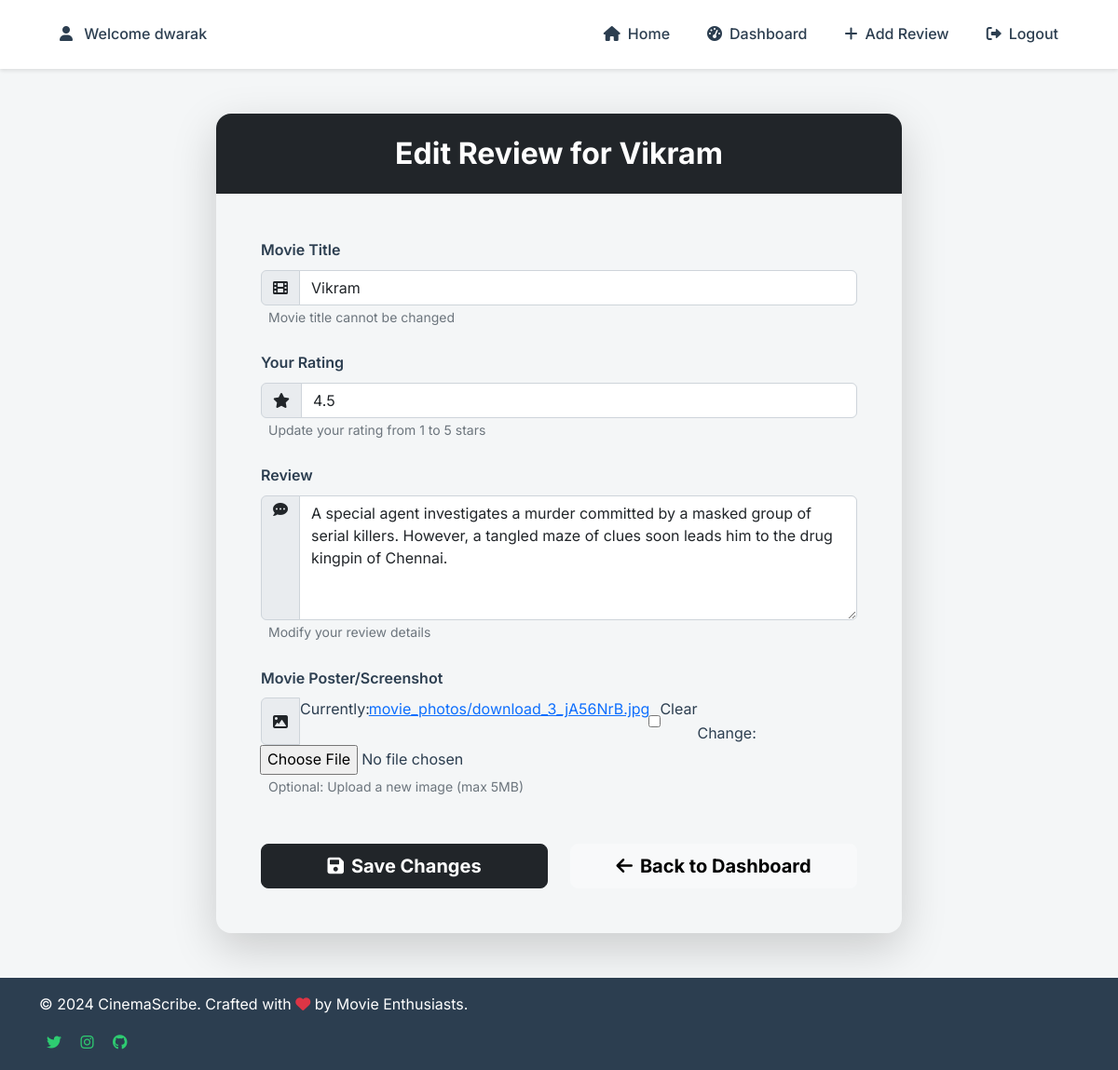
Screenshot of /edit_review/31/ (signed in) with the database file from the repository.
### myapp/models.py (models this page shows, shortened)
class MovieReview(models.Model):
    user = models.ForeignKey(User,on_delete=models.CASCADE)
    movie_name = models.CharField(max_length=100)
    rating = models.FloatField(validators=[MinValueValidator(1),MaxValueValidator(5)],help_text="Rating should be between 1 and 5")
    review = models.TextField()
    photo = models.ImageField(upload_to='movie_photos/',null = True,blank = True)
    link = models.URLField(max_length=500,null = True,blank = True)

### myapp/views.py (the view)
# urls.py: path('edit_review/<int:id>/',views.edit_review,name = "edit_review"),
@login_required
def edit_review(request, id):
    review = get_object_or_404(MovieReview, id=id, user=request.user)
    if request.method == 'POST':
        form = MovieReviewForm(request.POST, request.FILES, instance=review)
        if form.is_valid():
            form.save()
            return redirect('dashboard')
    else:
        form = MovieReviewForm(instance=review)
    return render(request, 'edit_review.html', {'form': form, 'review': review})

### myapp/forms.py
class MovieReviewForm(forms.ModelForm):
    class Meta:
        model = MovieReview
        fields = ['movie_name', 'rating', 'review', 'photo', 'link']
        widgets = {
            'rating': forms.NumberInput(attrs={'min': 1, 'max': 5}),
            'review': forms.Textarea(attrs={'rows': 5}),
        }
    def __init__(self, *args, **kwargs):
        super(MovieReviewForm, self).__init__(*args, **kwargs)
        self.fields['movie_name'].widget.attrs.update({'class': 'form-control'})
        self.fields['rating'].widget.attrs.update({'class': 'form-control'})
        self.fields['review'].widget.attrs.update({'class': 'form-control'})
        self.fields['photo'].widget.attrs.update({'class': 'form-control-file'})

### myapp/Templates/edit_review.html (shortened to what this page needs)
{% extends 'base.html' %}
{% block content %}
<div class="container py-5">
    <div class="row justify-content-center">
        <div class="col-lg-8 col-md-10">
            <div class="professional-form-container shadow-lg rounded-4 overflow-hidden">
                <div class="form-header text-center py-4 bg-dark text-white">
                    <h2 class="mb-0 fw-bold">Edit Review for {{ review.movie_name }}</h2>
                </div>
                <form method="post" enctype="multipart/form-data" class="p-5">
                    <div class="mb-4">
                        <label for="{{ form.movie_name.id_for_label }}" class="form-label fw-semibold">Movie Title</label>
                        <div class="input-group">
                            <span class="input-group-text"><i class="fas fa-film"></i></span>
                            {{ form.movie_name }}
                        </div>
                        <small class="form-text text-muted ms-2">Movie title cannot be changed</small>
                    </div>
                    <div class="mb-4">
                        <label for="{{ form.rating.id_for_label }}" class="form-label fw-semibold">Your Rating</label>
                        <div class="input-group">
                            <span class="input-group-text"><i class="fas fa-star"></i></span>
                            {{ form.rating }}
                        </div>
                        <small class="form-text text-muted ms-2">Update your rating from 1 to 5 stars</small>
                    </div>
                    <div class="mb-4">
                        <label for="{{ form.review.id_for_label }}" class="form-label fw-semibold">Review</label>
                        <div class="input-group">
                            <span class="input-group-text align-items-start"><i class="fas fa-comment-dots"></i></span>
                            {{ form.review }}
                        </div>
                        <small class="form-text text-muted ms-2">Modify your review details</small>
                    </div>
                    <div class="mb-4">
                        <label for="{{ form.photo.id_for_label }}" class="form-label fw-semibold">Movie Poster/Screenshot</label>
                        <div class="input-group">
                            <span class="input-group-text"><i class="fas fa-image"></i></span>
                            {{ form.photo }}
                        </div>
                        <small class="form-text text-muted ms-2">Optional: Upload a new image (max 5MB)</small>
                    </div>
                    <div class="row mt-5">
                        <div class="col-md-6 mb-3 mb-md-0">
                            <button type="submit" class="btn btn-dark btn-lg w-100 fw-bold">
                                <i class="fas fa-save me-2"></i>Save Changes
                            </button>
                        </div>
                        <div class="col-md-6">
                            <a href="{% url 'dashboard' %}" class="btn btn-light btn-lg w-100 fw-bold">
                                <i class="fas fa-arrow-left me-2"></i>Back to Dashboard
                            </a>
                        </div>
                    </div>
                </form>
            </div>
        </div>
    </div>
</div>
{% endblock %}

### myapp/Templates/base.html (shortened to what this page needs)
<!DOCTYPE html>
<html lang="en">
<head>
    <link href="https://cdnjs.cloudflare.com/ajax/libs/font-awesome/6.0.0-beta3/css/all.min.css" rel="stylesheet">
    <link rel="stylesheet" href="https://cdn.jsdelivr.net/npm/bootstrap@5.2.3/dist/css/bootstrap.min.css">
</head>
<body>
    <div class="content-wrapper">
        <nav class="navbar navbar-expand-lg">
            <div class="container-fluid">
                <div class="collapse navbar-collapse" id="navbarContent">
                    <ul class="navbar-nav me-auto mb-2 mb-lg-0">
                        {% if user.is_authenticated %}
                        <li class="nav-item">
                            <span class="nav-link"><i class="fas fa-user me-2"></i> Welcome {{ user.username }}</span>
                        </li>
                        {% endif %}
                    </ul>
                    <div class="d-flex align-items-center">
                        <ul class="navbar-nav me-auto mb-2 mb-lg-0">
                            <li class="nav-item">
                                <a class="nav-link" href="{% url 'review_list' %}"><i class="fas fa-home me-2"></i>Home</a>
                            </li>
                            <li class="nav-item">
                                <a class="nav-link" href="{% url 'dashboard' %}"><i class="fas fa-tachometer-alt me-2"></i>Dashboard</a>
                            </li>
                            <li class="nav-item">
                                <a class="nav-link" href="{% url 'add_review' %}"><i class="fas fa-plus me-2"></i>Add Review</a>
                            </li>
                            <li class="nav-item">
                                <a class="nav-link" href="{% url 'logout_user' %}"><i class="fas fa-sign-out-alt me-2"></i>Logout</a>
                            </li>
                        </ul>
                    </div>
                </div>
            </div>
        </nav>
        {% block content %}{% endblock %}
    </div>
    <footer class="footer">
        <div class="container">
            <p class="mb-0">&copy; 2024 CinemaScribe. Crafted with <i class="fas fa-heart text-danger"></i> by Movie Enthusiasts.</p>
            <div class="social-links mt-3">
                <a href="#" class="mx-2"><i class="fab fa-twitter"></i></a>
                <a href="#" class="mx-2"><i class="fab fa-instagram"></i></a>
                <a href="#" class="mx-2"><i class="fab fa-github"></i></a>
            </div>
        </div>
    </footer>
</body>
</html>

### myapp/Templates/base.html (style rules this page uses)
:root { --primary-color: black; --secondary-color: #2ecc71; --text-color: #2c3e50; --background-color: #f4f6f7; }
html, body { height: 100%; margin: 0; }
body { font-family: 'Inter', sans-serif; background-color: var(--background-color); color: var(--text-color); line-height: 1.6; display: flex; flex-direction: column; }
.content-wrapper { flex: 1 0 auto; }
.navbar { background-color: white; box-shadow: 0 2px 4px rgba(0,0,0,0.1); padding: 1rem 2rem; }
.navbar-nav .nav-link { color: var(--text-color); margin: 0 0.75rem; font-weight: 500; transition: color 0.3s ease; }
.footer { flex-shrink: 0; background: var(--text-color); color: white; padding: 1rem 0; width: 100%; }
.footer a { color: var(--secondary-color); transition: color 0.3s ease; }

### rows the page displays
MovieReview: movie_name "Vikram", rating "4.5", review "A special agent investigates a murder committed by a masked group of serial killers. However, a tangled maze of clues soon leads him to the drug kingpin of Chennai."

### other values shown
{{ user.username }} "dwarak"
